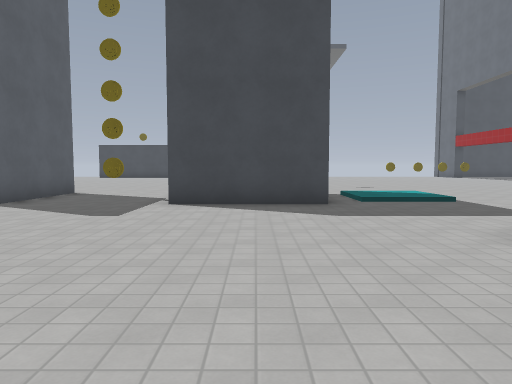
[1] (above)

24 first-person views from a walk through a level from a Godot 3-D game. The camera is 1.5 m above the floor, tilts 4° down and sees 70° across. The floor is counted in squares, 2 m on a side. Each view is taken from the middle of a square. On the plan, view 1 faces up. The plan holds only what a view shows up to about 11 squares ahead; the rest is blank. The place goes on beyond the plan. Characters and animated objects are not drawn. Surface patterns are stand-ins for the level's own textures.

[2]
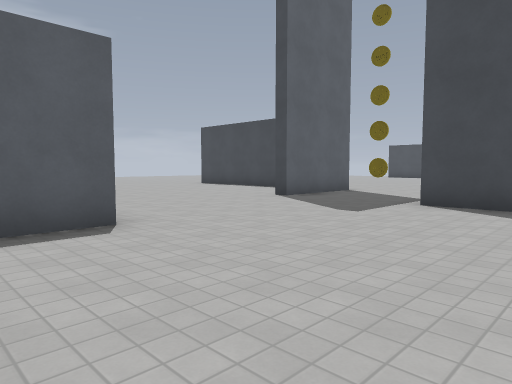

[3]
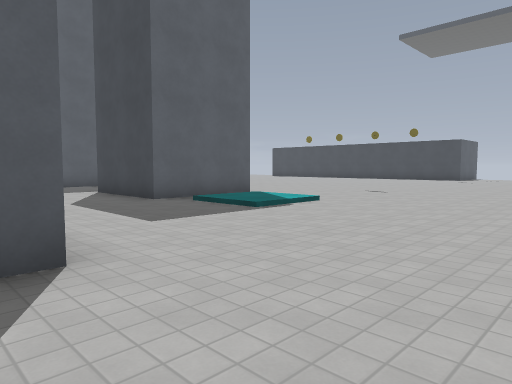

[4]
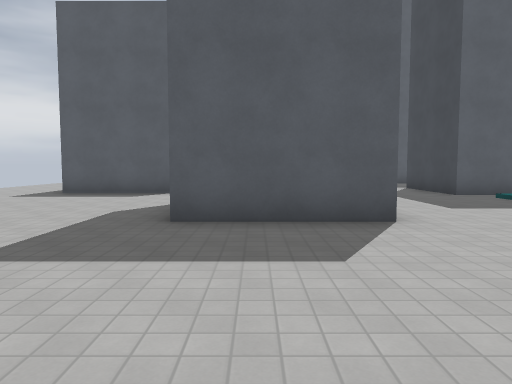

[5]
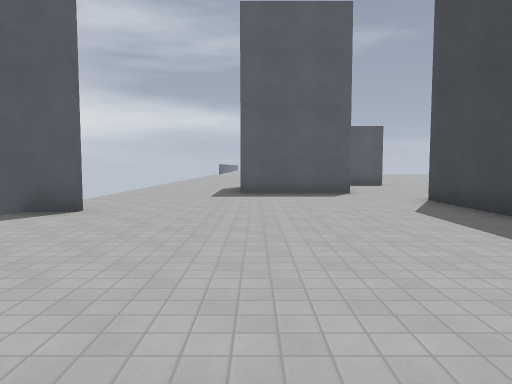

[6]
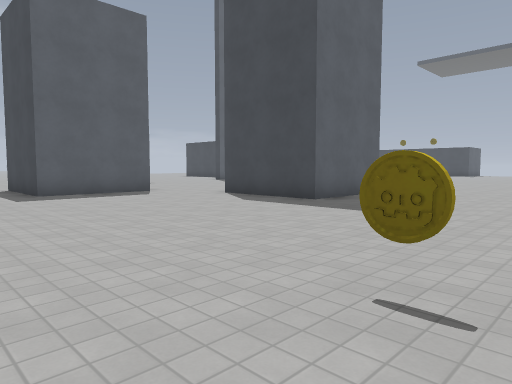

[7]
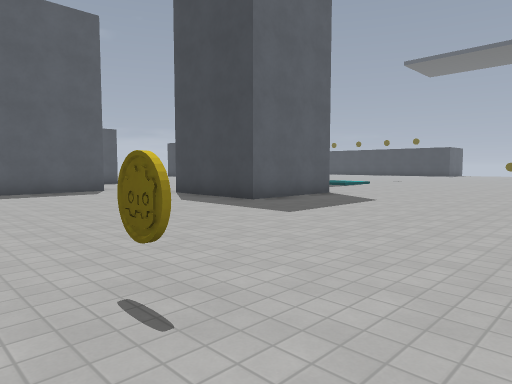

[8]
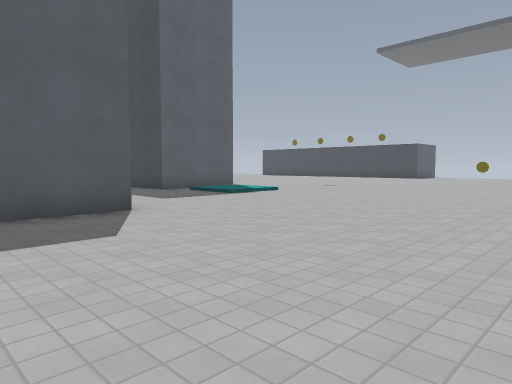

[9]
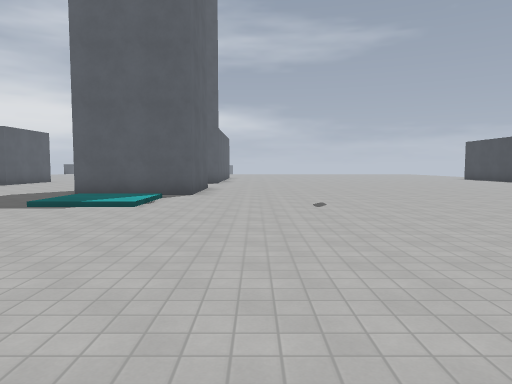

[10]
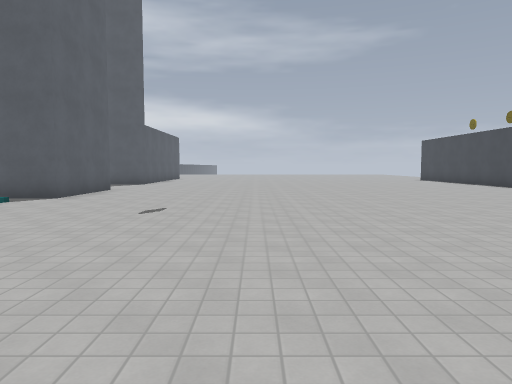

[11]
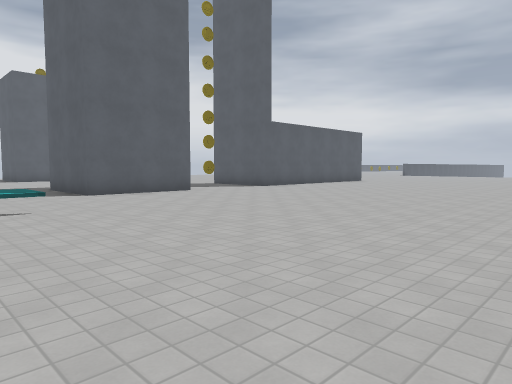

[12]
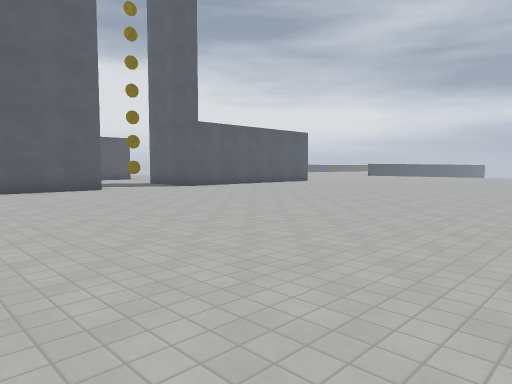

[13]
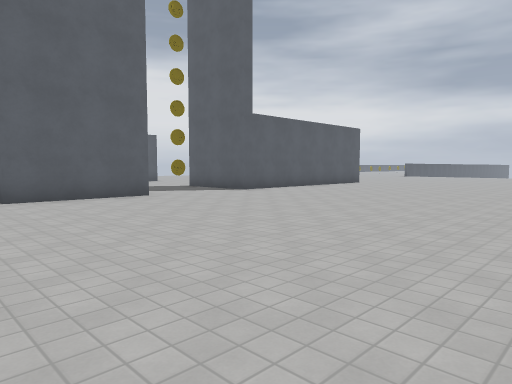

[14]
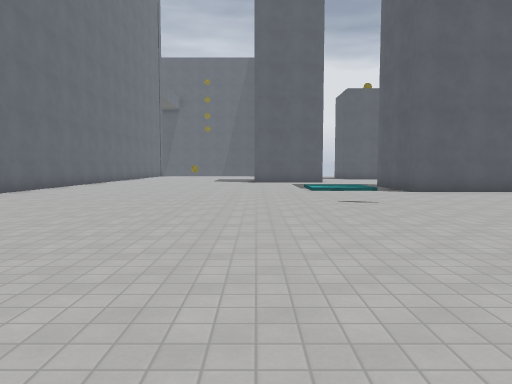

[15]
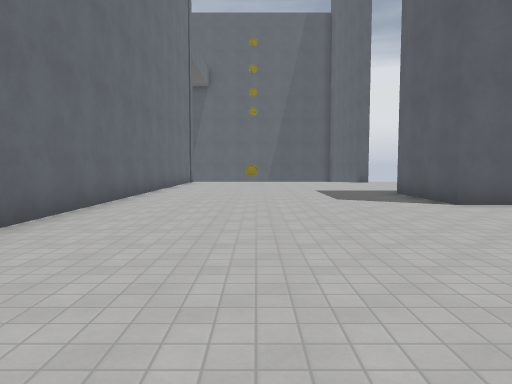

[16]
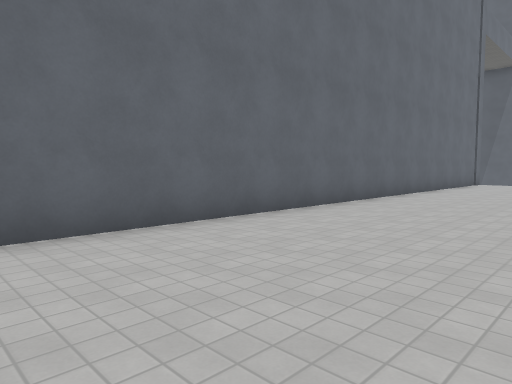

[17]
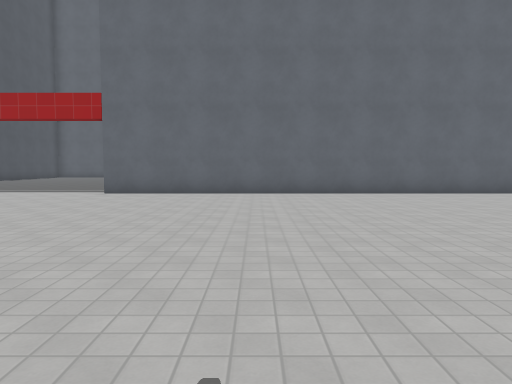

[18]
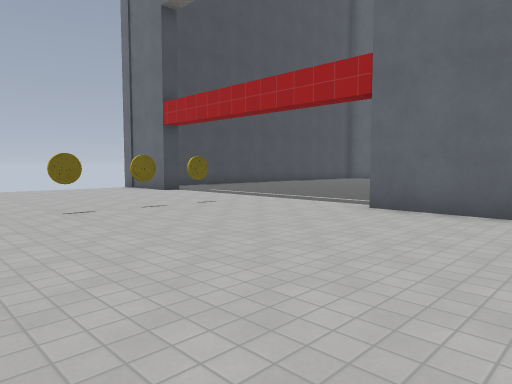

[19]
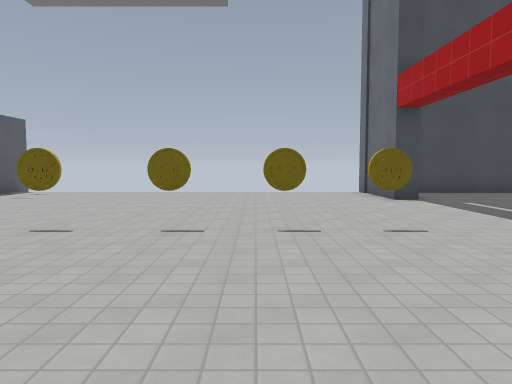

[20]
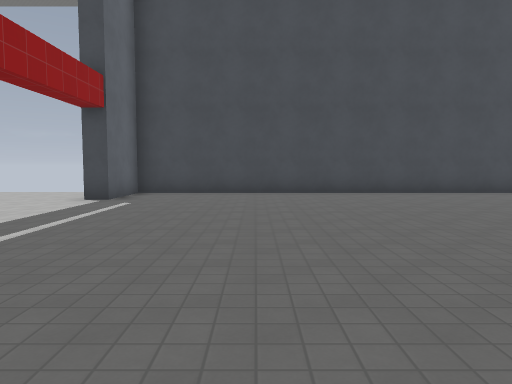

[21]
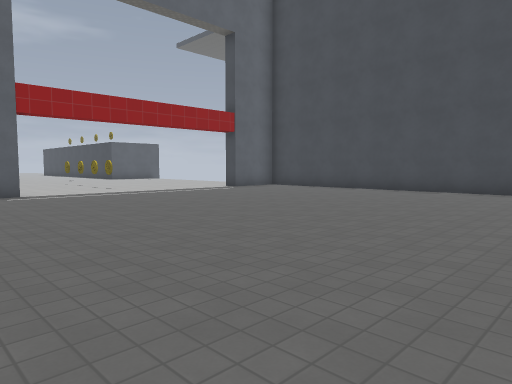

[22]
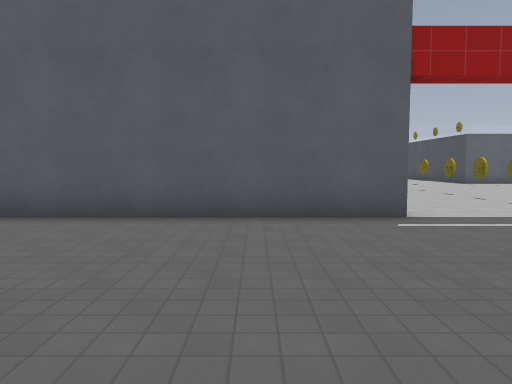

[23]
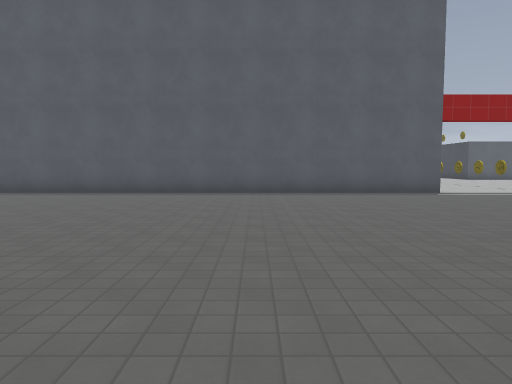

[24]
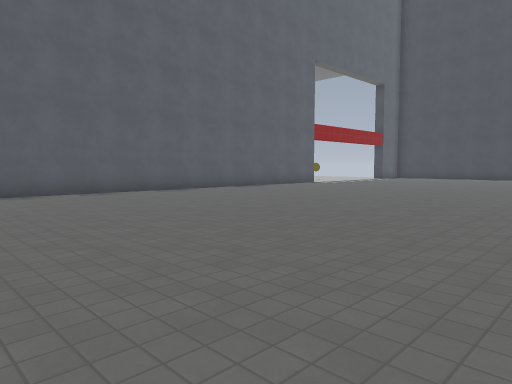

### Floor plan
Points are (right, up) in squares from view 1. A wall is a line through its corners. A room is listed if a view was taken in it or the views show most of it. See-through windows are left out.
Room 1 (views 1, 2, 3, 4, 5, 6, 7, 8, 9, 10, 11, 12, 13, 14, 15, 16, 17, 18, 19, 20, 21, 22, 23, 24)
walls: (5, 3.9) (6.1, 3.9) (6.1, 0.8) (2.9, 0.8); (13.7, 17.2) (13.7, 4.8); (-1.8, 10.3) (1.4, 10.3) (1.4, 7.3) (-1.8, 7.3); (13.1, -1.5) (13.1, 17.2); (0.8, -0.2) (0.8, -3.4) (-2.1, -3.4); (13.1, 24.5) (13.1, 26.5); (-5.1, 10.4) (-5.1, 7.2); (-3.6, 2.1) (-3.6, 0.8); (5, -5.9) (5, -7.2); (3, 27) (3, 25.9); (24.2, 26.3) (13.7, 26.3) (13.7, 24.2) (13.1, 24.2)
objects: coin (-4, 9); coin (7, 20); coin (9, 20); coin (10, -4); coin (10, 20); coin (12, 20)

Positions as (right, up) in squares from view 1, and headings:
1: (0, 0), facing up
2: (1, 0), facing up-left
3: (9, 3), facing up-left
4: (11, 2), facing left
5: (11, -3), facing left
6: (11, -6), facing up-left
7: (12, -5), facing up-left
8: (12, 1), facing up-left
9: (11, 12), facing left
10: (10, 15), facing left
11: (5, 20), facing down-left
12: (3, 22), facing down-left
13: (3, 19), facing down-left
14: (6, 21), facing down
15: (10, 11), facing down
16: (9, 10), facing down-right
17: (3, 13), facing right
18: (7, 14), facing up-right
19: (10, 16), facing up
20: (17, 16), facing up
21: (24, 15), facing up-left
22: (19, 15), facing left
23: (24, 12), facing left
24: (24, 3), facing up-left
